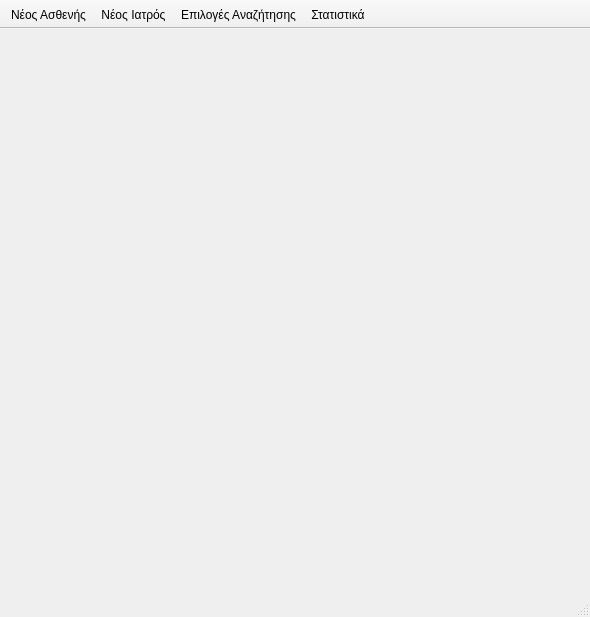
<?xml version="1.0" encoding="UTF-8"?>
<ui version="4.0">
 <class>MainWindow</class>
 <widget class="QMainWindow" name="MainWindow">
  <property name="geometry">
   <rect>
    <x>0</x>
    <y>0</y>
    <width>590</width>
    <height>617</height>
   </rect>
  </property>
  <property name="windowTitle">
   <string>MainWindow</string>
  </property>
  <property name="dockOptions">
   <set>QMainWindow::AllowNestedDocks|QMainWindow::AllowTabbedDocks|QMainWindow::AnimatedDocks|QMainWindow::ForceTabbedDocks</set>
  </property>
  <widget class="QWidget" name="centralwidget">
   <layout class="QGridLayout" name="gridLayout_2"/>
  </widget>
  <widget class="QStatusBar" name="statusbar"/>
  <widget class="QToolBar" name="toolBar">
   <property name="windowTitle">
    <string>toolBar</string>
   </property>
   <property name="movable">
    <bool>false</bool>
   </property>
   <property name="toolButtonStyle">
    <enum>Qt::ToolButtonTextUnderIcon</enum>
   </property>
   <attribute name="toolBarArea">
    <enum>TopToolBarArea</enum>
   </attribute>
   <attribute name="toolBarBreak">
    <bool>false</bool>
   </attribute>
   <addaction name="new_patient"/>
   <addaction name="new_doctor"/>
   <addaction name="action"/>
   <addaction name="statistics"/>
  </widget>
  <action name="new_patient">
   <property name="icon">
    <iconset resource="../../resources/icons.qrc">
     <normaloff>:/images/PatientMale.png</normaloff>:/images/PatientMale.png</iconset>
   </property>
   <property name="text">
    <string>Νέος Ασθενής</string>
   </property>
  </action>
  <action name="action">
   <property name="icon">
    <iconset resource="../../resources/icons.qrc">
     <normaloff>:/images/Search.png</normaloff>:/images/Search.png</iconset>
   </property>
   <property name="text">
    <string>Επιλογές Αναζήτησης</string>
   </property>
   <property name="toolTip">
    <string>Επιλογές Αναζήτησης</string>
   </property>
  </action>
  <action name="new_doctor">
   <property name="icon">
    <iconset resource="../../resources/icons.qrc">
     <normaloff>:/images/DoctorMale.png</normaloff>:/images/DoctorMale.png</iconset>
   </property>
   <property name="text">
    <string>Νέος Ιατρός</string>
   </property>
  </action>
  <action name="statistics">
   <property name="text">
    <string>Στατιστικά</string>
   </property>
   <property name="visible">
    <bool>false</bool>
   </property>
  </action>
 </widget>
 <resources>
  <include location="../../resources/icons.qrc"/>
 </resources>
 <connections>
  <connection>
   <sender>new_doctor</sender>
   <signal>triggered()</signal>
   <receiver>MainWindow</receiver>
   <slot>new_doctor()</slot>
   <hints>
    <hint type="sourcelabel">
     <x>-1</x>
     <y>-1</y>
    </hint>
    <hint type="destinationlabel">
     <x>399</x>
     <y>299</y>
    </hint>
   </hints>
  </connection>
  <connection>
   <sender>new_patient</sender>
   <signal>triggered()</signal>
   <receiver>MainWindow</receiver>
   <slot>new_patient()</slot>
   <hints>
    <hint type="sourcelabel">
     <x>-1</x>
     <y>-1</y>
    </hint>
    <hint type="destinationlabel">
     <x>399</x>
     <y>299</y>
    </hint>
   </hints>
  </connection>
  <connection>
   <sender>action</sender>
   <signal>triggered()</signal>
   <receiver>MainWindow</receiver>
   <slot>search()</slot>
   <hints>
    <hint type="sourcelabel">
     <x>-1</x>
     <y>-1</y>
    </hint>
    <hint type="destinationlabel">
     <x>399</x>
     <y>299</y>
    </hint>
   </hints>
  </connection>
 </connections>
 <slots>
  <slot>new_patient()</slot>
  <slot>new_doctor()</slot>
  <slot>search()</slot>
 </slots>
</ui>
